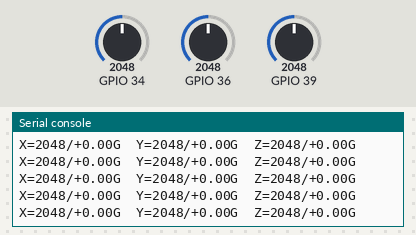
The program below on a simulated ESP32 board running MicroPython. Shown: the last lines printed to the serial console. The test bench sets the inputs (shaded band); at power-on: GPIO 34 = 2048, GPIO 36 = 2048, GPIO 39 = 2048 (analog values on the 0–4095 scale).

Above: at 1.2 s.
1.3 s: GPIO 34 set to 491
At 1.57 s:
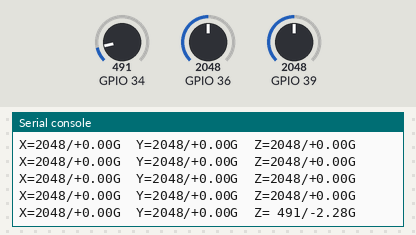
2.9 s: GPIO 36 set to 491
At 3.19 s:
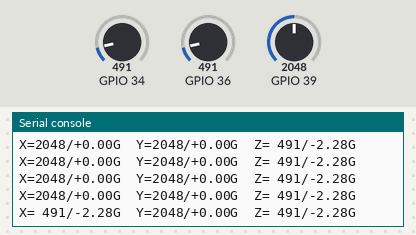
4.5 s: GPIO 39 set to 491
At 4.8 s:
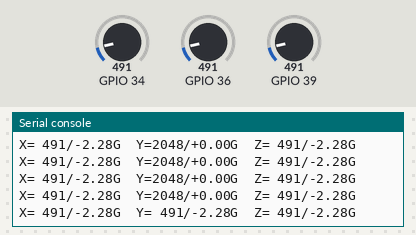
6.1 s: GPIO 34 set to 0
At 6.42 s:
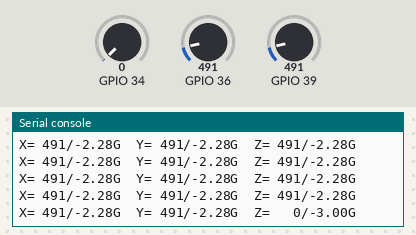
7.7 s: GPIO 36 set to 0
At 8.03 s:
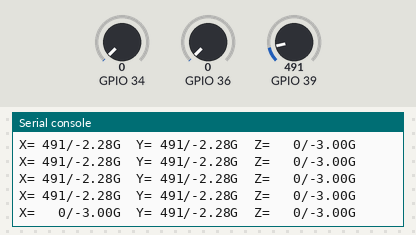
9.3 s: GPIO 39 set to 0
At 9.64 s:
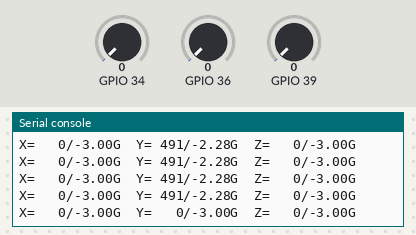

Measured:
- after the input at 1.3 s, the serial console: prints a new line after 0.12 s (image 1)
- after the input at 2.9 s, the serial console: prints a new line after 0.13 s (image 2)
- after the input at 4.5 s, the serial console: prints a new line after 0.14 s (image 3)
- after the input at 6.1 s, the serial console: prints a new line after 0.16 s (image 4)
- after the input at 7.7 s, the serial console: prints a new line after 0.17 s (image 5)
- after the input at 9.3 s, the serial console: prints a new line after 0.19 s (image 6)

The program:

adxl335.py
```python
"""
ADXL335 三軸加速度感測器 (GY-61)
Sensors - adxl335

原始課程: 39.三軸加速感測器 ADXL335(GY-61)
平台: ESP32 MicroPython

功能:
  範例 1: 讀取 XYZ 原始 ADC 值 + 換算 g 值
  範例 2: 計算傾斜角（roll / pitch）

ADXL335 規格:
  工作電壓 1.8〜3.6V（板載 3.3V 穩壓，可接 5V 系統）
  輸出類比電壓：0g 時 = VCC/2（約 1.65V）；±3g → 0〜3.3V
  工作電流約 350μA
  GPIO 36, 39, 34 為 ESP32 input-only 腳位，適合接類比輸出

類比輸出特性:
  0g → ADC ≈ 2047（12-bit 中值）
  +3g → ADC ≈ 4095
  -3g → ADC ≈ 0
  校正 RawMin / RawMax 可提高精度（靜置量測各軸極值）

硬體接線:
  ADXL335 VCC  → 3.3V
  ADXL335 GND  → GND
  ADXL335 X    → D36
  ADXL335 Y    → D39
  ADXL335 Z    → D34
"""

import math
import time
from machine import Pin, ADC

X_PIN = 36
Y_PIN = 39
Z_PIN = 34

# 12-bit ADC 校正值（靜置旋轉各軸量測，或直接用預設值）
RAW_MIN = 0
RAW_MAX = 4095
SAMPLE_SIZE = 10   # 取樣平均次數


def _make_adc(pin: int) -> ADC:
    a = ADC(Pin(pin))
    a.atten(ADC.ATTN_11DB)   # 0〜3.3V
    return a


def _read_axis(adc: ADC, n: int = SAMPLE_SIZE) -> int:
    """取 n 次平均值"""
    return sum(adc.read() for _ in range(n)) // n


def _to_g(raw: int) -> float:
    """將 ADC 原始值映射到 ±3g（放大 1000 倍後除回）"""
    scaled = (raw - RAW_MIN) * 6000 // (RAW_MAX - RAW_MIN) - 3000
    return scaled / 1000.0


# ── 範例 1：讀取 XYZ 加速度 ──────────────────────────────────
def accel_demo():
    """每 200ms 讀取一次，印出原始值與 g 值"""
    adc_x = _make_adc(X_PIN)
    adc_y = _make_adc(Y_PIN)
    adc_z = _make_adc(Z_PIN)

    print("ADXL335 — X=GPIO{} Y=GPIO{} Z=GPIO{}".format(X_PIN, Y_PIN, Z_PIN))
    while True:
        rx, ry, rz = _read_axis(adc_x), _read_axis(adc_y), _read_axis(adc_z)
        gx, gy, gz = _to_g(rx), _to_g(ry), _to_g(rz)
        print("X={:4d}/{:+.2f}G  Y={:4d}/{:+.2f}G  Z={:4d}/{:+.2f}G".format(
            rx, gx, ry, gy, rz, gz))
        time.sleep_ms(200)


# ── 範例 2：計算傾斜角 ────────────────────────────────────────
def tilt_demo():
    """
    計算 roll（繞 X 軸）與 pitch（繞 Y 軸）
    注意：加速度計無法測量 yaw（偏航），需搭配陀螺儀
    """
    adc_x = _make_adc(X_PIN)
    adc_y = _make_adc(Y_PIN)
    adc_z = _make_adc(Z_PIN)

    print("Tilt demo — roll/pitch in degrees")
    while True:
        gx = _to_g(_read_axis(adc_x))
        gy = _to_g(_read_axis(adc_y))
        gz = _to_g(_read_axis(adc_z))

        roll  = math.atan2(gy, gz) * 180 / math.pi
        pitch = math.atan2(gx, gz) * 180 / math.pi
        print("Roll={:.1f}°  Pitch={:.1f}°  (X={:.2f}G Y={:.2f}G Z={:.2f}G)".format(
            roll, pitch, gx, gy, gz))
        time.sleep_ms(200)


# ── 主程式（選擇一種模式）────────────────────────────────────
accel_demo()
# tilt_demo()
```
